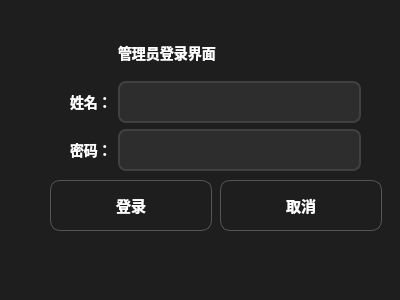
<?xml version="1.0" encoding="UTF-8"?>
<ui version="4.0">
 <class>manager_login</class>
 <widget class="QDialog" name="manager_login">
  <property name="geometry">
   <rect>
    <x>0</x>
    <y>0</y>
    <width>400</width>
    <height>300</height>
   </rect>
  </property>
  <property name="windowTitle">
   <string>Dialog</string>
  </property>
  <property name="styleSheet">
   <string notr="true">
QDialog {
    background-color: #1e1e1e;          /* 深空黑背景 */
    color: #ffffff;                      /* 默认文字白色 */
}

QLabel {
    color: #ffffff;
    font-family: &quot;Microsoft YaHei&quot;, &quot;微软雅黑&quot;;
    font-size: 14px;
    font-weight: bold;                  /* 标签加粗更好看 */
}

QLineEdit {
    background-color: #2d2d2d;
    color: #ffffff;
    border: 2px solid #404040;
    border-radius: 8px;
    padding: 10px 12px;
    font-size: 14px;
    font-family: &quot;Microsoft YaHei&quot;;
    selection-background-color: #0078d4;
}
QLineEdit:focus {
    border: 2px solid #0078d4;           /* 获得焦点蓝色边框 */
    background-color: #333333;
}

/* 密码框也生效 */
QLineEdit[echoMode=&quot;2&quot;] {
    font-size: 18px;                    /* 密码点更大一点 */
}

/* 登录 &amp; 取消按钮 */
QPushButton {
    background-color: qlineargradient(x1:0, y1:0, x2:0, y2:1,
                                      stop:0 #383838, stop:1 #2d2d2d);
    color: white;
    border: 1px solid #555555;
    border-radius: 10px;
    padding: 12px 30px;
    font-family: &quot;Microsoft YaHei&quot;;
    font-size: 15px;
    font-weight: bold;
    min-width: 100px;
}
QPushButton:hover {
    background-color: qlineargradient(x1:0, y1:0, x2:0, y2:1,
                                      stop:0 #484848, stop:1 #383838);
    border: 1px solid #0078d4;
}
QPushButton:pressed {
    background-color: #0078d4;
    padding-top: 14px;
    padding-bottom: 10px;
}


QDialog {
    border-radius: 16px;
}</string>
  </property>
  <widget class="QPushButton" name="pushButton_login">
   <property name="geometry">
    <rect>
     <x>50</x>
     <y>180</y>
     <width>162</width>
     <height>51</height>
    </rect>
   </property>
   <property name="text">
    <string>登录</string>
   </property>
  </widget>
  <widget class="QPushButton" name="pushButton_cancel">
   <property name="geometry">
    <rect>
     <x>220</x>
     <y>180</y>
     <width>162</width>
     <height>51</height>
    </rect>
   </property>
   <property name="text">
    <string>取消</string>
   </property>
  </widget>
  <widget class="QWidget" name="gridLayoutWidget">
   <property name="geometry">
    <rect>
     <x>70</x>
     <y>30</y>
     <width>291</width>
     <height>141</height>
    </rect>
   </property>
   <layout class="QGridLayout" name="gridLayout">
    <item row="2" column="1">
     <widget class="QLineEdit" name="lineEdit_password"/>
    </item>
    <item row="2" column="0">
     <widget class="QLabel" name="label_password">
      <property name="text">
       <string>密码：</string>
      </property>
     </widget>
    </item>
    <item row="1" column="1">
     <widget class="QLineEdit" name="lineEdit_name"/>
    </item>
    <item row="1" column="0">
     <widget class="QLabel" name="label_name">
      <property name="text">
       <string>姓名：</string>
      </property>
     </widget>
    </item>
    <item row="0" column="1">
     <widget class="QLabel" name="label_title">
      <property name="text">
       <string>管理员登录界面</string>
      </property>
     </widget>
    </item>
   </layout>
  </widget>
 </widget>
 <resources/>
 <connections/>
</ui>
